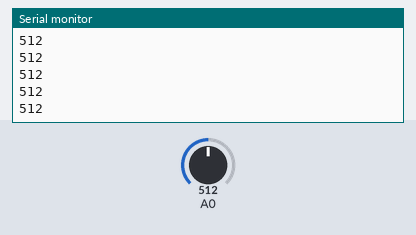
Recording of a sketch running on a simulated Arduino Uno, built with avr-gcc and run on an emulated ATmega328P. Shown: the last lines printed to the serial monitor. The inputs (shaded band) are chosen by the test bench; at power-on: A0 = 512.

Above: at 1.2 s.
1.3 s: A0 set to 660
At 2.1 s:
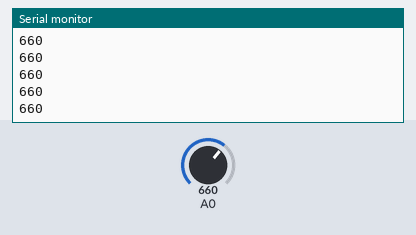
2.8 s: A0 set to 640
At 3.7 s:
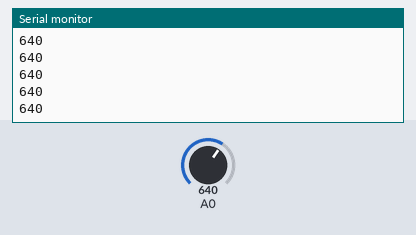
Timing chart, 0 to 5.8 s (numbered marks = the images above; inputs shaded):
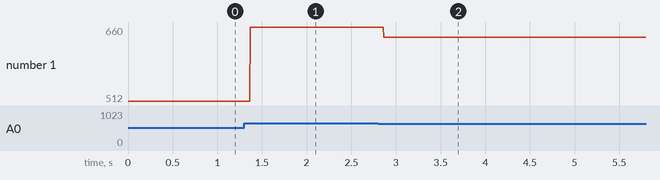

Measured:
- after the input at 1.3 s, the serial monitor: prints a new line after 0.07 s (image 1)
- after the input at 2.8 s, the serial monitor: prints a new line after 0.07 s (image 2)
- plotted number 1: 512 → 660 after the input at 1.3 s, 660 → 640 after the input at 2.8 s

The sketch:

main.ino.ino
```cpp
void setup() {
  // initialize the serial communication:
  Serial.begin(9600);
}

void loop() {
  // send the value of analog input 0:
  Serial.println(analogRead(A0));
  // wait a bit for the analog-to-digital converter to stabilize after the last
  // reading:
  delay(2);
}
```

cardio.c
```cpp
#include "cardio.h"
#include <Arduino.h>

// Value of change threshold / la valeur de changement du seuil
#define THRESHOLD_VALUE 650

void getFreqCardiac(Value *getValue, Time *getTime)
{

  getValue->currentValue = analogRead(0);

  // Part of the curve in which we are, we just need to know when we move to the next period / la partie du courbe où on se trouve , on a juste besoin de savoir quand est ce on bouge pour la parochaine période
  if(getValue->currentValue > THRESHOLD_VALUE)
  {

    // Have we just entered ? est ce qu'on est entré
    if(getValue->oldValue <= THRESHOLD_VALUE)
    {

      // Recovery of time since program launch / récupération du temps avant que le programme se lance
      getTime->detectTime = millis();

      // If the detection time is  greater than 200 ms it means that it is not only disturbance / Si le temps de détection est supérieur à 200 ms cela signifie que ce n'est pas seulement une perturbation
      if(getTime->detectTime > (getTime->oldTime + 200))
      {

        // calculating heart rate and assigning heartbeat / calcule le fréquance cardiaque et assigner le rythme cardiaque
        getValue->heartbeat = ((1000.0*60.0)/(getTime->detectTime - getTime->oldTime),0);

        // The old time is replaced by the new / l'encien temps est remplacé par le nouveau
        getTime->oldTime = getTime->detectTime;

      }
    }
  }

  // The old value is replaced by the new
  getValue->oldValue = getValue->currentValue;
}
```

cardio.h
```cpp
#include<Arduino.h>
#ifndef P_H_INCLUDED
#define P_H_INCLUDED

typedef struct Value Value;
struct Value
{

  // Old value/ancienne valeur
  int oldValue;

  // Value of the IR/ valeur de phototransistor
  int currentValue;

  // Heart rate in beats per minute / rythme cardiaque par minute
int heartbeat;
};

typedef struct Time Time;
struct Time
{

  // Detection time of the previous value / détection du temps de la valeur précédente
  long oldTime;

  // Time of detection of the value / temps de detection de la valuer
  long detectTime;
};

void getFreqCardiac(Value *getValue, Time *getTime);

#endif // P_H_INCLUDED
```
